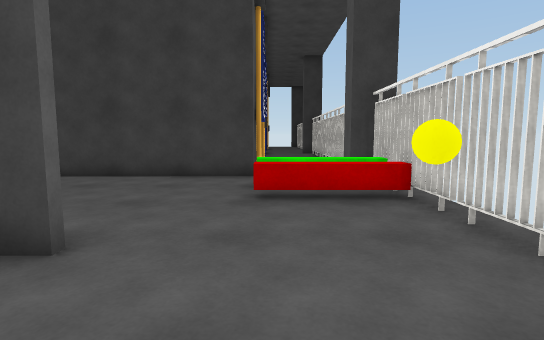
[1] (above)

20 first-person views from a walk through a 3-D level made in the Unity game engine. The camera is 1.2 m above the floor, tilts 6° down and sees 80° across. The floor is counted in squares, 1 m on a side. Each view is taken from the middle of a square. On the plan, view 1 faces up. The plan holds only what a view shows up to about 14 squares ahead; the rest is blank. The place goes on beyond the plan. The player is left out. Some animated figures are not drawn. Door leaves are left out, so doorways stand open. Surface patterns are stand-ins for the level's own textures.

[2]
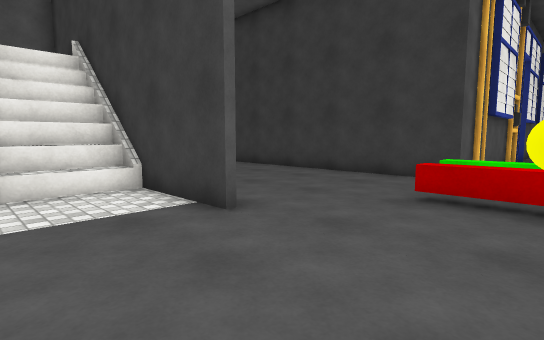

[3]
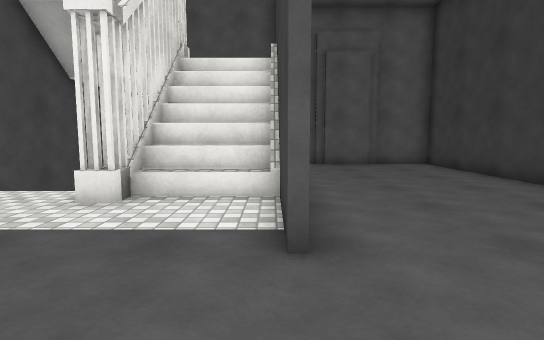

[4]
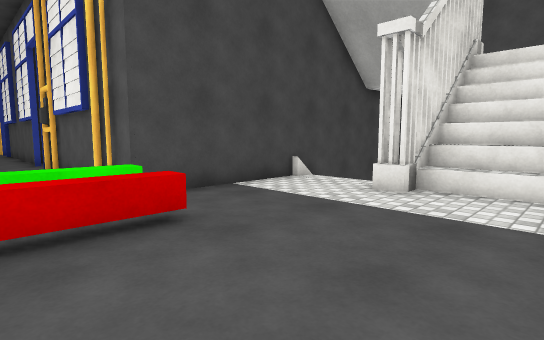

[5]
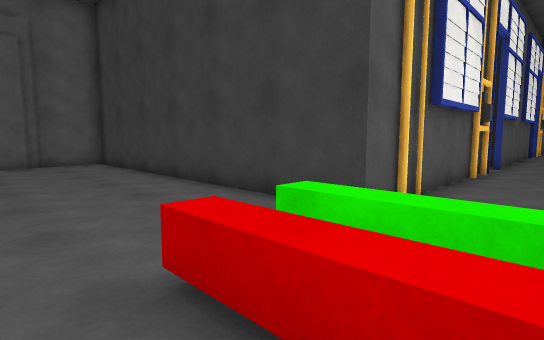

[6]
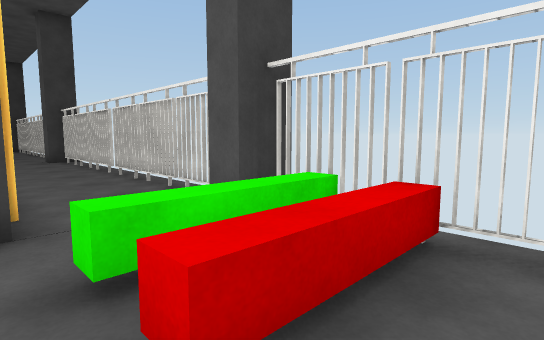

[7]
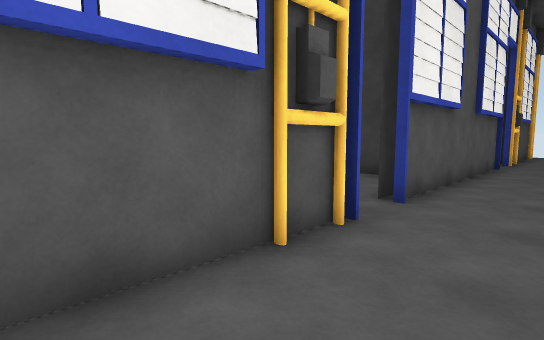

[8]
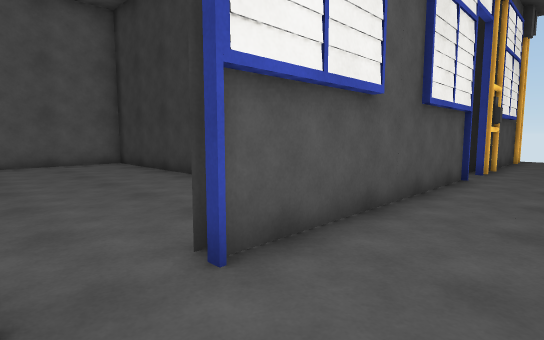

[9]
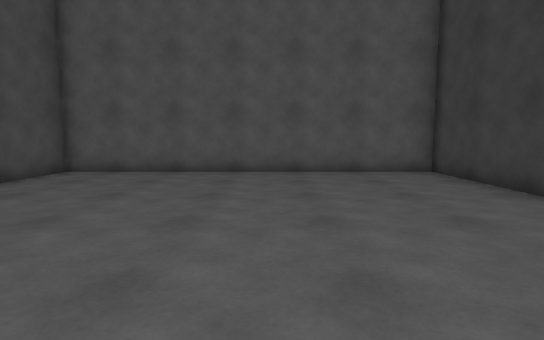

[10]
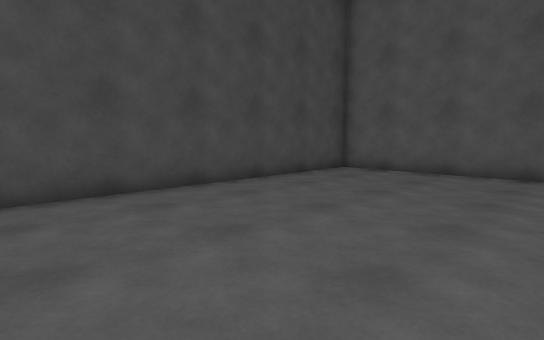

[11]
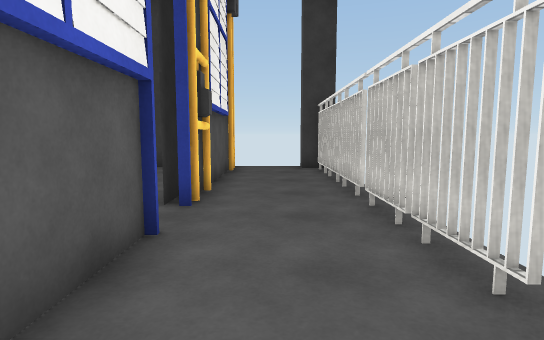

[12]
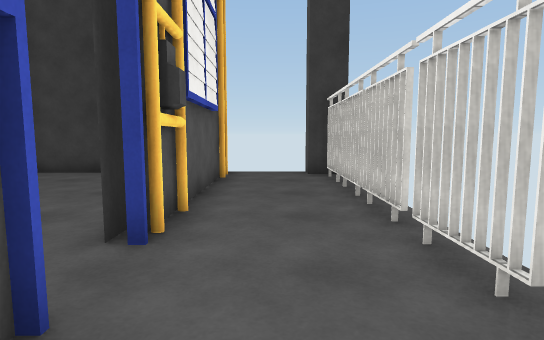

[13]
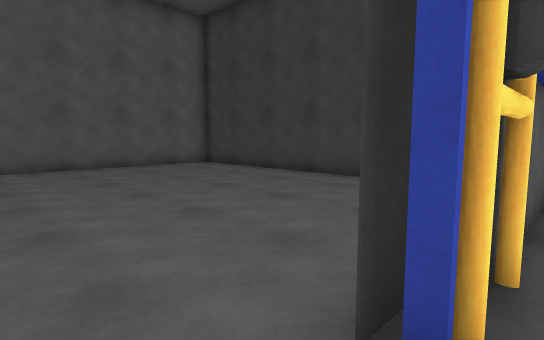

[14]
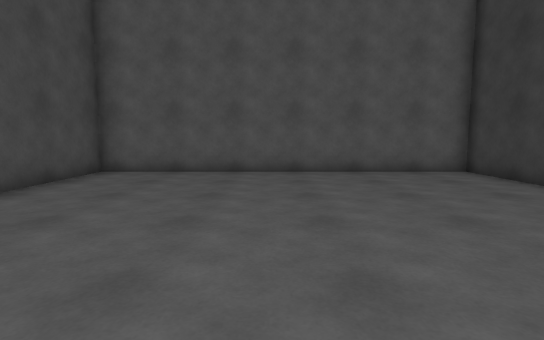

[15]
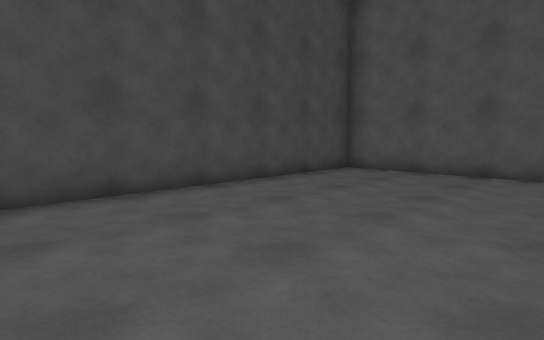

[16]
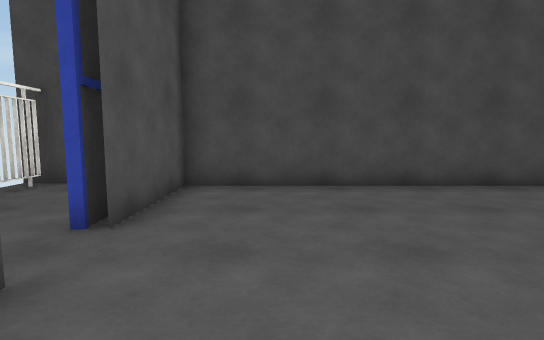

[17]
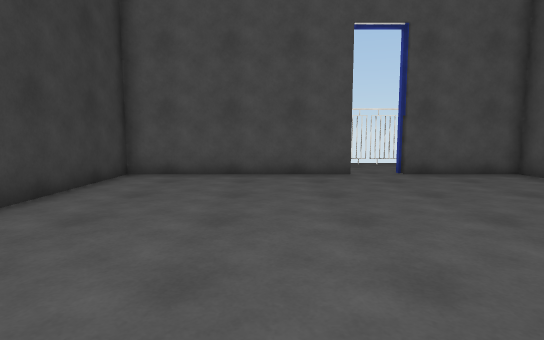

[18]
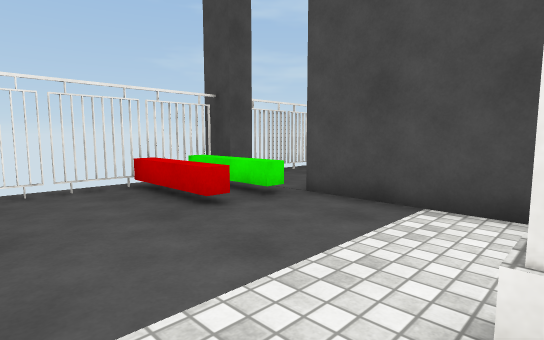

[19]
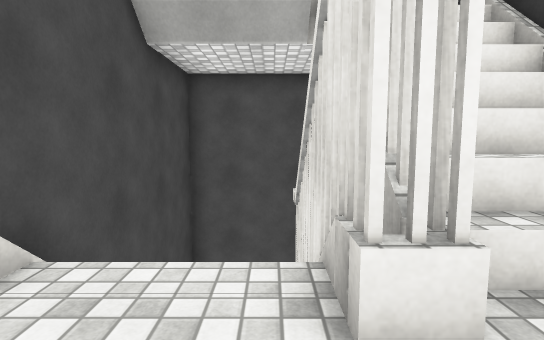

[20]
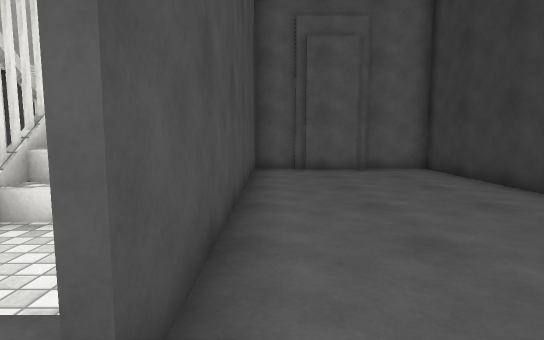

### Floor plan
Key: @ floor where view 1 was taken; # wall or solid block; x gap in a wall; . main floor; - floor 21.5 m lower than the main floor; / step, stairs or slope; D open door; ^ raised ledge; v drop or lower ground; P pipe; I pillar; B yellow ball.
Columns run from 13 left of view 1 to 3 right of it. Each row starts with its distance up from view 1.
 36 #############v-II
 35 #...........#P..I
 34 #...........#P..v
 33 #...........#...v
 32 #...........#...v
 31 #...........#...v
 30 #...........#P..v
 29 #...........#P..v
 28 #...........DD..v
 27 #...........D...v
 26 #...........#...v
 25 #...........#...v
 24 #...........#...v
 23 #############...I
 22 #.......  ..#..II
 21 #...........#...v
 20 #...........#...v
 19 #...........#...v
 18 #...........D...v
 17 #...........DP..v
 16 #...........#P..v
 15 #...........#...v
 14 #...........#...v
 13 #...........#...v
 12 #...........#P..v
 11 #...........#P  v
 10 #############.  I
  9 #............. II
  8 #............^^^#
  7 #...............v
  6 #............^^^x
  5 #...............v
  4 #..............Bv
  3 ###########.....v
  2 #   ////........
  1 #   ////........v
  0 #  ######....@..v
 -1 #      /.....^^^x
 -2 #      /........v
 -3 #      /.....^^^#
 -4 #############P.II
 -5             #P..#
 -6             #   #

Positions as (right, up) in squares from view 1, and headings:
1: (0, 0), facing up
2: (2, 0), facing up-left
3: (1, 3), facing left
4: (2, 3), facing down-left
5: (2, 5), facing up-left
6: (-1, 5), facing up-right
7: (2, 13), facing up-left
8: (2, 17), facing up-left
9: (-2, 17), facing left
10: (-2, 17), facing down-left
11: (1, 23), facing up
12: (1, 25), facing up
13: (0, 27), facing up-left
14: (-2, 29), facing left
15: (-2, 30), facing down-left
16: (-3, 31), facing down
17: (-11, 31), facing right
18: (-5, 2), facing down-right
19: (-3, -1), facing left
20: (-1, 4), facing left
